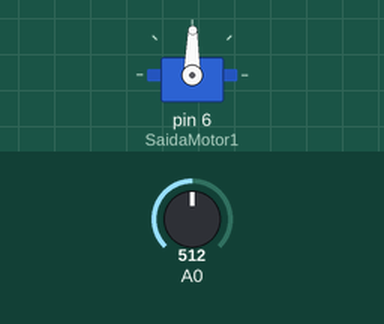
This sketch was run on a simulated Arduino Uno, built with avr-gcc and run on an emulated ATmega328P. Shown: servo. The test bench sets the inputs (shaded band); at power-on: A0 = 512. What the sketch prints to the serial monitor is not drawn.

Above: at 1.2 s.
1.3 s: A0 set to 716
At 1.6 s:
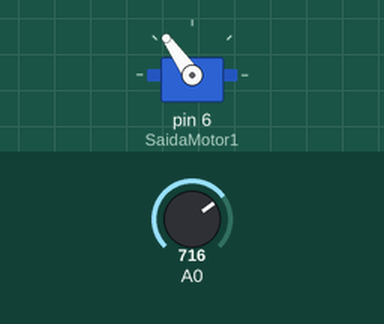
2.8 s: A0 set to 900
At 4.0 s:
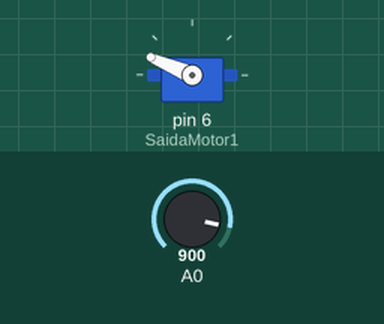
4.3 s: A0 set to 1023
At 5.2 s:
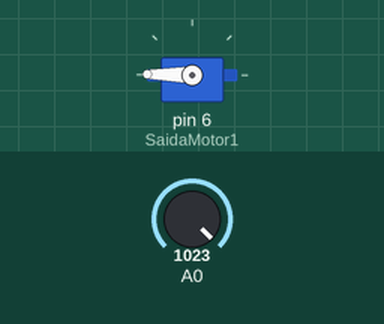
5.8 s: A0 set to 306
At 6.4 s:
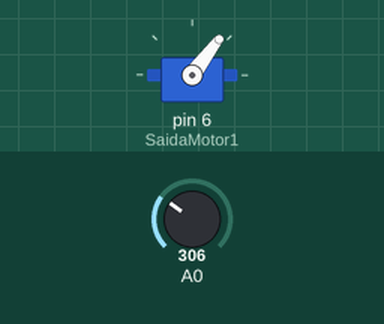
7.3 s: A0 set to 122
At 8.5 s:
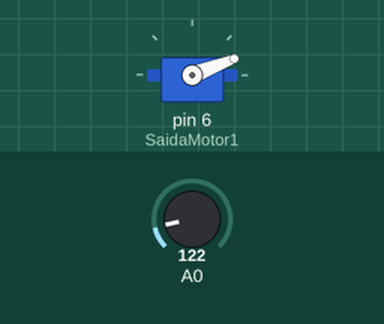
8.8 s: A0 set to 511
At 9.7 s:
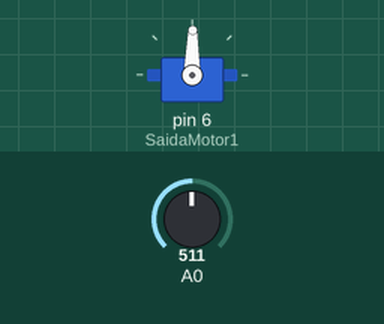
Timing chart, 0 to 11.3 s (numbered marks = the images above; inputs shaded):
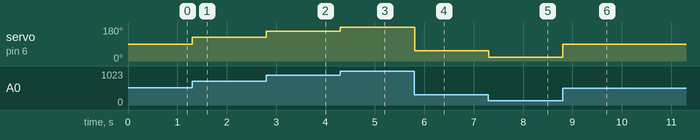

Measured:
- after the input at 1.3 s, servo on pin 6 (SaidaMotor1): 89° → 125° at once
- after the input at 2.8 s, servo on pin 6 (SaidaMotor1): 125° → 157° at once
- after the input at 4.3 s, servo on pin 6 (SaidaMotor1): 157° → 179° at once
- after the input at 5.8 s, servo on pin 6 (SaidaMotor1): 179° → 53° at once
- after the input at 7.3 s, servo on pin 6 (SaidaMotor1): 53° → 21° at once
- after the input at 8.8 s, servo on pin 6 (SaidaMotor1): 21° → 89° at once

The sketch:

rodando_por_pwm.ino
```cpp
#include <Servo.h>
int leitura = 0;
int saidaPWM = 0;
int SaidaMotor1 = 6;
Servo Motor1;

void setup()
{
Serial.begin(9600);
Motor1.attach(SaidaMotor1);

}

void loop()
{
leitura = analogRead(A0);
saidaPWM = map(leitura,0,1023,0,179);
Motor1.write(saidaPWM);
Serial.println(saidaPWM);

}
```
